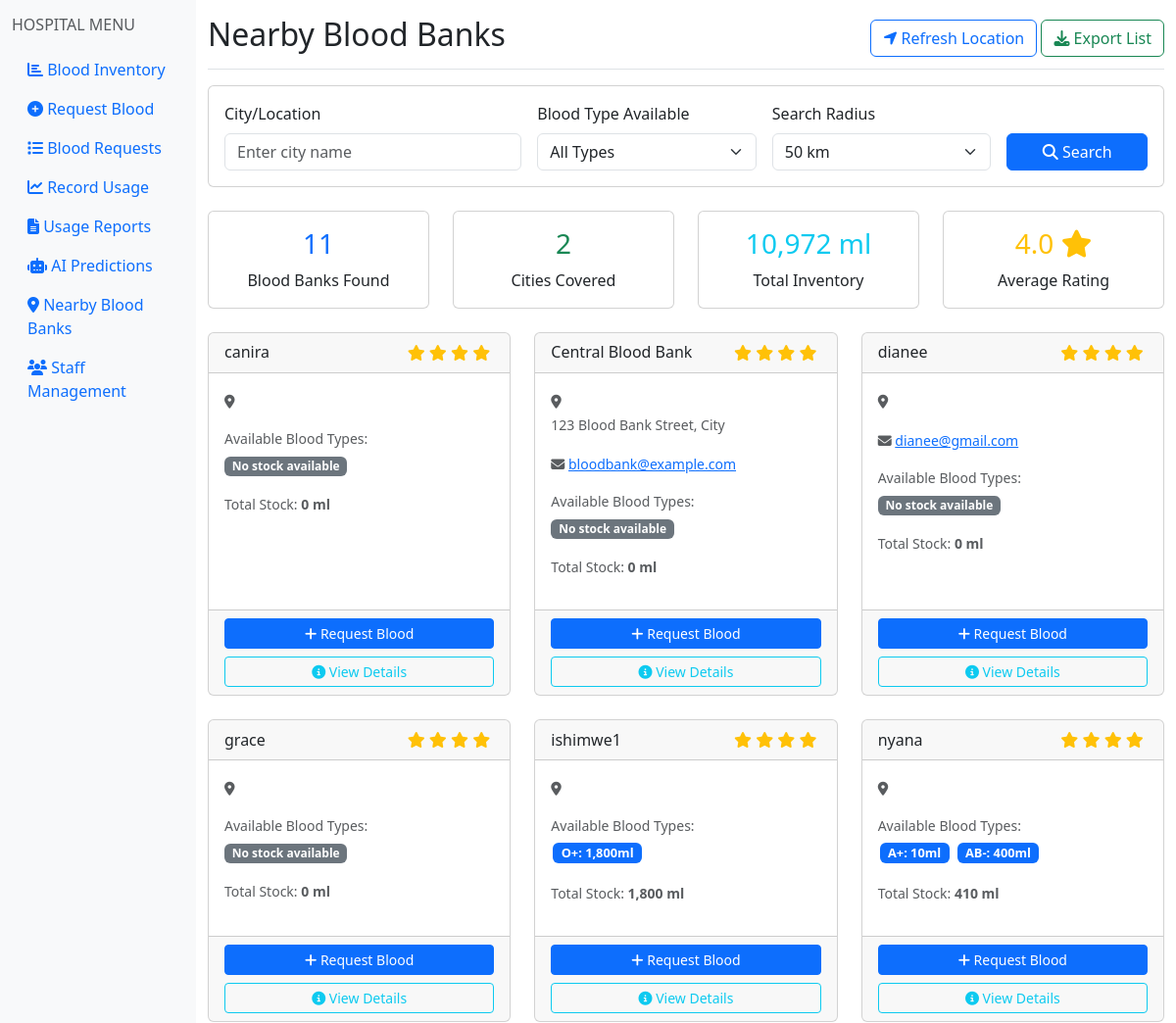
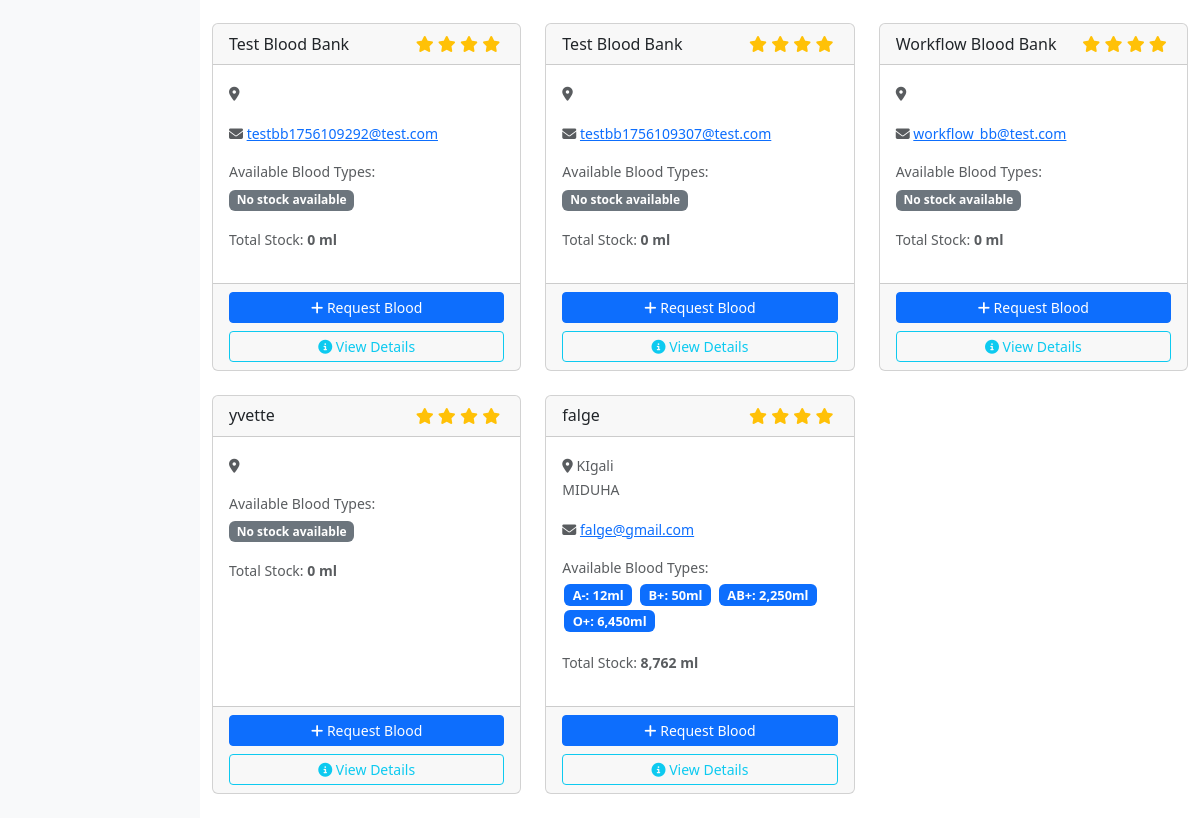
Page /hospital/nearby_bloodbanks.php (signed in) on the committed database (2 pictures, top to bottom).
### tables this page shows
CREATE TABLE `blood_banks` (
  `id` int(11) NOT NULL,
  `user_id` int(11) NOT NULL,
  `name` varchar(100) NOT NULL,
  `license_number` varchar(50) NOT NULL,
  `address` text NOT NULL,
  `city` varchar(50) NOT NULL,
  `state` varchar(50) NOT NULL,
  `postal_code` varchar(20) NOT NULL,
  `phone` varchar(20) NOT NULL,
  `email` varchar(100) NOT NULL,
  `established_date` date NOT NULL,
  `contact_phone` varchar(20) DEFAULT NULL,
  `rating` decimal(2,1) DEFAULT 4.0,
  `contact_email` varchar(100) DEFAULT NULL
);

### hospital/nearby_bloodbanks.php (the view, shortened to what this page needs)
<?php
require_once '../includes/db.php';
$user_id = $_SESSION['user_id'];
$query = "SELECT * FROM users WHERE id = ?";
$stmt = $conn->prepare($query);
$stmt->bind_param("i", $user_id);
$stmt->execute();
$result = $stmt->get_result();
$user = $result->fetch_assoc();
$search_city = $_GET['city'] ?? $user['city'] ?? '';
$blood_type_filter = $_GET['blood_type'] ?? '';
$radius = $_GET['radius'] ?? '50';
$blood_banks_query = "
    SELECT
        bb.*,
        COUNT(bi.id) as inventory_count,
        SUM(CASE WHEN bi.expiry_date > CURDATE() THEN bi.quantity_ml ELSE 0 END) as total_stock,
        GROUP_CONCAT(
            CASE WHEN bi.expiry_date > CURDATE()
            THEN CONCAT(bi.blood_type, ':', bi.quantity_ml)
            END SEPARATOR '|'
        ) as available_stock
    FROM blood_banks bb
    LEFT JOIN blood_inventory bi ON bb.id = bi.blood_bank_id
    WHERE bb.city LIKE ? OR bb.name LIKE ?
    GROUP BY bb.id
    ORDER BY bb.city, bb.name
";
$search_term = '%' . $search_city . '%';
$banks_stmt = $conn->prepare($blood_banks_query);
$blood_banks = [];
if ($banks_stmt) {
    $banks_stmt->bind_param("ss", $search_term, $search_term);
    $banks_stmt->execute();
    $banks_result = $banks_stmt->get_result();
    while ($row = $banks_result->fetch_assoc()) {
        $stock_data = [];
        if ($row['available_stock']) {
            $stock_items = explode('|', $row['available_stock']);
            foreach ($stock_items as $item) {
                if (strpos($item, ':') !== false) {
                    list($type, $quantity) = explode(':', $item);
                    if (!isset($stock_data[$type])) {
                        $stock_data[$type] = 0;
                    }
                    $stock_data[$type] += $quantity;
                }
            }
        }
        $row['stock_by_type'] = $stock_data;
        if (empty($blood_type_filter) || isset($stock_data[$blood_type_filter])) {
            $blood_banks[] = $row;
        }
    }
}
$stats_query = "
    SELECT
        COUNT(DISTINCT bb.id) as total_banks,
        COUNT(DISTINCT bb.city) as cities_covered,
        SUM(CASE WHEN bi.expiry_date > CURDATE() THEN bi.quantity_ml ELSE 0 END) as total_inventory,
        AVG(bb.rating) as avg_rating
    FROM blood_banks bb
    LEFT JOIN blood_inventory bi ON bb.id = bi.blood_bank_id
    WHERE bb.city LIKE ?
";
$stats_stmt = $conn->prepare($stats_query);
$stats = ['total_banks' => 0, 'cities_covered' => 0, 'total_inventory' => 0, 'avg_rating' => 0];
if ($stats_stmt) {
    $stats_stmt->bind_param("s", $search_term);
    $stats_stmt->execute();
    $stats_result = $stats_stmt->get_result();
    $stats = $stats_result->fetch_assoc();
}
?>
<!DOCTYPE html>
<html lang="en">
<head>
    <link href="https://cdn.jsdelivr.net/npm/bootstrap@5.3.2/dist/css/bootstrap.min.css" rel="stylesheet">
    <link href="https://cdnjs.cloudflare.com/ajax/libs/font-awesome/6.4.0/css/all.min.css" rel="stylesheet">
</head>
<body>
    <div class="container-fluid">
        <div class="row">
            <div class="col-md-2 bg-light sidebar py-3">
                <h6 class="text-muted mb-3">HOSPITAL MENU</h6>
                <div class="nav flex-column">
                    <a class="nav-link" href="index.php">
                        <i class="fas fa-chart-bar"></i> Blood Inventory
                    </a>
                    <a class="nav-link" href="requests.php">
                        <i class="fas fa-plus-circle"></i> Request Blood
                    </a>
                    <a class="nav-link" href="blood_requests.php">
                        <i class="fas fa-list"></i> Blood Requests
                    </a>
                    <a class="nav-link" href="record_usage.php">
                        <i class="fas fa-chart-line"></i> Record Usage
                    </a>
                    <a class="nav-link" href="usage_reports.php">
                        <i class="fas fa-file-alt"></i> Usage Reports
                    </a>
                    <a class="nav-link" href="ai_predictions.php">
                        <i class="fas fa-robot"></i> AI Predictions
                    </a>
                    <a class="nav-link active" href="nearby_bloodbanks.php">
                        <i class="fas fa-map-marker-alt"></i> Nearby Blood Banks
                    </a>
                    <a class="nav-link" href="staff_management.php">
                        <i class="fas fa-users"></i> Staff Management
                    </a>
                </div>
            </div>
            <div class="col-md-10">
                <div class="d-flex justify-content-between flex-wrap flex-md-nowrap align-items-center pt-3 pb-2 mb-3 border-bottom">
                    <h1 class="h2">Nearby Blood Banks</h1>
                    <div>
                        <button class="btn btn-outline-primary" onclick="refreshLocation()">
                            <i class="fas fa-location-arrow"></i> Refresh Location
                        </button>
                        <button class="btn btn-outline-success" onclick="exportBanks()">
                            <i class="fas fa-download"></i> Export List
                        </button>
                    </div>
                </div>
                <div class="card mb-4">
                    <div class="card-body">
                        <form method="GET" class="row g-3">
                            <div class="col-md-4">
                                <label for="city" class="form-label">City/Location</label>
                                <input type="text" class="form-control" id="city" name="city"
                                       value="<?php echo htmlspecialchars($search_city); ?>"
                                       placeholder="Enter city name">
                            </div>
                            <div class="col-md-3">
                                <label for="blood_type" class="form-label">Blood Type Available</label>
                                <select class="form-select" id="blood_type" name="blood_type">
                                    <option value="">All Types</option>
                                </select>
                            </div>
                            <div class="col-md-3">
                                <label for="radius" class="form-label">Search Radius</label>
                                <select class="form-select" id="radius" name="radius">
                                    <option value="50" <?php echo ($radius === '50') ? 'selected' : ''; ?>>50 km</option>
                                </select>
                            </div>
                            <div class="col-md-2 d-flex align-items-end">
                                <button type="submit" class="btn btn-primary w-100">
                                    <i class="fas fa-search"></i> Search
                                </button>
                            </div>
                        </form>
                    </div>
                </div>
                <div class="row mb-4">
                    <div class="col-md-3">
                        <div class="card text-center">
                            <div class="card-body">
                                <h3 class="text-primary"><?php echo $stats['total_banks']; ?></h3>
                                <p class="card-text">Blood Banks Found</p>
                            </div>
                        </div>
                    </div>
                    <div class="col-md-3">
                        <div class="card text-center">
                            <div class="card-body">
                                <h3 class="text-success"><?php echo $stats['cities_covered']; ?></h3>
                                <p class="card-text">Cities Covered</p>
                            </div>
                        </div>
                    </div>
                    <div class="col-md-3">
                        <div class="card text-center">
                            <div class="card-body">
                                <h3 class="text-info"><?php echo number_format($stats['total_inventory']); ?> ml</h3>
                                <p class="card-text">Total Inventory</p>
                            </div>
                        </div>
                    </div>
                    <div class="col-md-3">
                        <div class="card text-center">
                            <div class="card-body">
                                <h3 class="text-warning">
                                    <?php echo number_format($stats['avg_rating'], 1); ?>
                                    <i class="fas fa-star rating-stars"></i>
                                </h3>
                                <p class="card-text">Average Rating</p>
                            </div>
                        </div>
                    </div>
                </div>
                <?php if (empty($blood_banks)): ?>
                    <div class="card">
                        <div class="card-body text-center py-5">
                            <i class="fas fa-map-marker-alt fa-3x text-muted mb-3"></i>
                            <h5>No Blood Banks Found</h5>
                            <p class="text-muted">No blood banks found in the specified location. Try expanding your search radius or checking nearby cities.</p>
                            <button class="btn btn-primary" onclick="document.getElementById('radius').value='100'; document.querySelector('form').submit();">
                                Expand Search to 100km
                            </button>
                        </div>
                    </div>
                <?php else: ?>
                    <div class="row">
                        <?php foreach ($blood_banks as $bank): ?>
                            <div class="col-md-6 col-lg-4 mb-4">
                                <div class="card blood-bank-card h-100">
                                    <div class="card-header d-flex justify-content-between align-items-center">
                                        <h6 class="mb-0"><?php echo htmlspecialchars($bank['name']); ?></h6>
                                        <div class="rating-stars">
                                            <?php for ($i = 1; $i <= 5; $i++): ?>
                                                <i class="fas fa-star<?php echo ($i <= $bank['rating']) ? '' : '-o'; ?>"></i>
                                            <?php endfor; ?>
                                        </div>
                                    </div>
                                    <div class="card-body">
                                        <div class="mb-3">
                                            <small class="text-muted">
                                                <i class="fas fa-map-marker-alt"></i>
                                                <?php echo htmlspecialchars($bank['city']); ?>
                                                <?php if (!empty($bank['address'])): ?>
                                                    <br><?php echo htmlspecialchars($bank['address']); ?>
                                                <?php endif; ?>
                                            </small>
                                        </div>
                                        <?php if (!empty($bank['email'])): ?>
                                            <div class="mb-3">
                                                <small class="text-muted">
                                                    <i class="fas fa-envelope"></i>
                                                    <a href="mailto:<?php echo htmlspecialchars($bank['email']); ?>">
                                                        <?php echo htmlspecialchars($bank['email']); ?>
                                                    </a>
                                                </small>
                                            </div>
                                        <?php endif; ?>
                                        <div class="mb-3">
                                            <small class="text-muted d-block mb-1">Available Blood Types:</small>
                                            <?php if (empty($bank['stock_by_type'])): ?>
                                                <span class="badge bg-secondary">No stock available</span>
                                            <?php else: ?>
                                                <?php foreach ($bank['stock_by_type'] as $type => $quantity): ?>
                                                    <span class="badge bg-primary stock-badge">
                                                        <?php echo $type; ?>: <?php echo number_format($quantity); ?>ml
                                                    </span>
                                                <?php endforeach; ?>
                                            <?php endif; ?>
                                        </div>
                                        <div class="mb-3">
                                            <small class="text-muted">
                                                Total Stock: <strong><?php echo number_format($bank['total_stock']); ?> ml</strong>
                                            </small>
                                        </div>
                                    </div>
                                    <div class="card-footer">
                                        <div class="d-grid gap-2">
                                            <a href="requests.php?blood_bank_id=<?php echo $bank['id']; ?>"
                                               class="btn btn-primary btn-sm">
                                                <i class="fas fa-plus"></i> Request Blood
                                            </a>
                                            <button class="btn btn-outline-info btn-sm"
                                                    data-bs-toggle="modal"
                                                    data-bs-target="#bankModal<?php echo $bank['id']; ?>">
                                                <i class="fas fa-info-circle"></i> View Details
                                            </button>
                                        </div>
                                    </div>
                                </div>
                            </div>
                        <?php endforeach; ?>
                    </div>
                <?php endif; ?>
            </div>
        </div>
    </div>
</body>
</html>

### hospital/nearby_bloodbanks.php (style rules this page uses)
.blood-bank-card { transition: transform 0.2s; }
.stock-badge { font-size: 0.8em; margin: 2px; }
.rating-stars { color: #ffc107; }

### rows in the picture
blood_banks: name "canira", rating 4 (drawn), shows "No stock available", total_stock "0"
blood_banks: name "Central Blood Bank", rating 4 (drawn), address "123 Blood Bank Street, City", email "bloodbank@example.com", shows "No stock available", total_stock "0"
blood_banks: name "dianee", rating 4 (drawn), email "dianee@gmail.com", shows "No stock available", total_stock "0"
blood_banks: name "grace", rating 4 (drawn), shows "No stock available", total_stock "0"
blood_banks: name "ishimwe1", rating 4 (drawn), type "O+", quantity "1,800", total_stock "1,800"
blood_banks: name "nyana", rating 4 (drawn), type "A+", quantity "10", type "AB-", quantity "400", total_stock "410"
blood_banks: name "Test Blood Bank", rating 4 (drawn), email "testbb1756109292@test.com", shows "No stock available", total_stock "0"
blood_banks: name "Test Blood Bank", rating 4 (drawn), email "testbb1756109307@test.com", shows "No stock available", total_stock "0"
blood_banks: name "Workflow Blood Bank", rating 4 (drawn), email "workflow_bb@test.com", shows "No stock available", total_stock "0"
blood_banks: name "yvette", rating 4 (drawn), shows "No stock available", total_stock "0"
blood_banks: name "falge", rating 4 (drawn), city "KIgali", address "MIDUHA", email "falge@gmail.com", type "A-", quantity "12", type "B+", quantity "50", type "AB+", quantity "2,250", type "O+", quantity "6,450", total_stock "8,762"

### other values in the picture
$stats['total_banks'] "11"
$stats['cities_covered'] "2"
$stats['total_inventory'] "10,972"
$stats['avg_rating'] "4.0"
